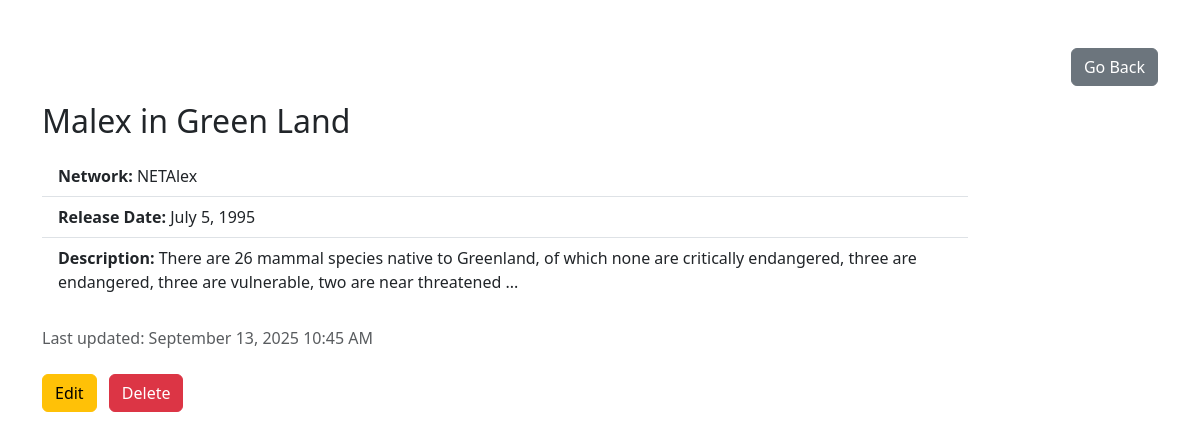
/shows/4, run on the app's committed database.
### TVShows/models.py (models this page shows, shortened)
class TVShow(models.Model):
    title = models.CharField(max_length=255) # we can say unique=True and catch the IntegrityError about UNIQUE constraint failure
    network = models.CharField(max_length=255)
    release_date = models.DateField()
    desc = models.TextField()
    created_at = models.DateTimeField(auto_now_add=True)
    updated_at = models.DateTimeField(auto_now=True)
    objects = TVShowManager()

### TVShows/views.py (the view)
# urls.py: path('shows/<int:id>', views.show),
def show(request, id):
    show = TVShow.objects.get(id=id)
    context = {
        'show': show,
        'success': request.session.get('success', None)
    }
    if 'success' in request.session:
        del request.session['success']  # clear the message after showing it
    return render(request, 'read-one.html', context)

### TVShows/templates/read-one.html (shortened to what this page needs)
<!DOCTYPE html>
<html lang="en">
<head>
    <link href="https://cdn.jsdelivr.net/npm/bootstrap@5.3.0/dist/css/bootstrap.min.css" rel="stylesheet">
</head>
<body>
    <div class="container mt-5">
        <div class="row align-items-center mb-3">
            <div class="col-md-4">
                <div class="text-end">
                    <a href="/shows" class="btn btn-secondary">Go Back</a>
                </div>
            </div>
        </div>
        <div class="row justify-content-start">
            <div class="col-md-10">
                <h2 class="mb-3">{{ show.title }}</h2>
                <ul class="list-group list-group-flush">
                    <li class="list-group-item "><strong>Network:</strong> {{ show.network }}</li>
                    <li class="list-group-item "><strong>Release Date:</strong> {{ show.release_date|date:"F j, Y" }}</li>
                    <li class="list-group-item "><strong>Description:</strong> {{ show.desc }}</li>
                </ul>
                <p class="mt-4 text-muted">Last updated: {{ show.updated_at | date:"F j, Y g:i A" }}</p>
                <div class="mt-4">
                    <a href="/shows/{{ show.id }}/edit" class="btn btn-warning me-2">Edit</a>
                    <form action="/shows/{{ show.id }}/destroy" method="post" class="d-inline">
                        <button type="submit" class="btn btn-danger">Delete</button>
                    </form>
                </div>
            </div>
        </div>
    </div>
</body>
</html>

### data on the page
TVShow: title "Malex in Green Land", network "NETAlex", release_date "July 5, 1995", desc "There are 26 mammal species native to Greenland, of which none are critically endangered, three are endangered, three are vulnerable, two are near threatened ...", updated_at "September 13, 2025 10:45 AM"
